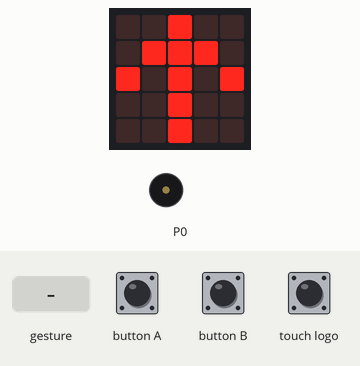
This program was run on a simulated BBC micro:bit (MakeCode). Parts: the board's 5×5 LED display, buzzer (waves = sounding). Inputs (shaded band) come from the test bench. Random numbers come from a fixed seed; a tilt is held for 1.5 s and a shake lasts 1 s, then the board lies face up again.

Above: at 1.2 s.
1.3 s: touch logo pressed for 1 s
At 2.25 s:
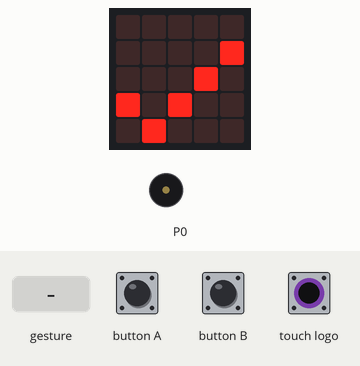
3.9 s: button A pressed for 3.2 s
At 7.5 s:
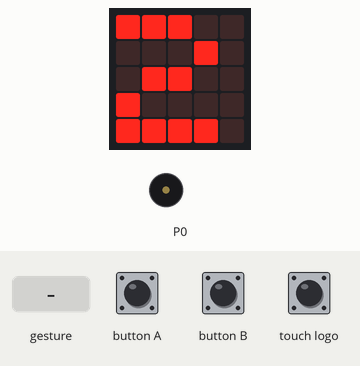
8.6 s: gesture 'shake'
At 10.8 s:
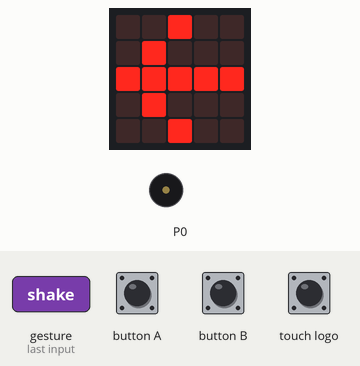
11.6 s: button B pressed for 0.15 s
At 12.1 s:
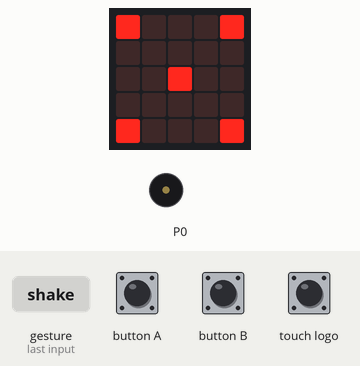
Timing chart, 0 to 14.6 s (numbered marks = the images above; inputs shaded):
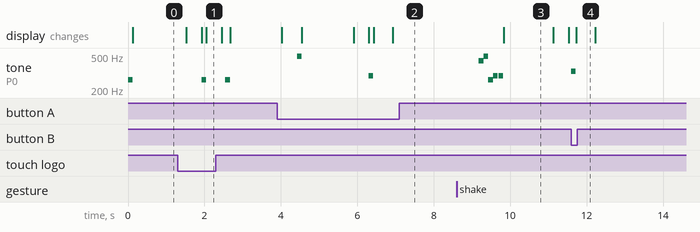

Measured:
- after the input at 1.3 s, tone on P0: alternates 262 Hz for 0.12 s and silent for 0.51 s, 4 changes in all, then stays silent, starting after 0.63 s
- after the input at 8.6 s, tone on P0: plays 440 Hz for 0.13 s, 494 Hz for 0.13 s, 262 Hz for 0.13 s, 294 Hz for 0.12 s, 294 Hz for 0.12 s, starting after 0.58 s; the display: changes after 1.2 s (image 3)
- after the input at 11.6 s, tone on P0: silent → 330 Hz at once, → silent 0.12 s later; the display: changes after 0.13 s (image 4)
- what the display in image 3 shows lasts 1.3 s, from 9.8 s to 11.1 s

The program:

main.ts
```typescript
function getButton(): number {
    while (true) {
        if (input.buttonIsPressed(Button.B)) {
            music.play(music.stringPlayable("E ", 500), music.PlaybackMode.UntilDone)
            return 3
        } else if (input.logoIsPressed()) {
            music.play(music.stringPlayable("C ", 500), music.PlaybackMode.UntilDone)
            return 1
        } else if (input.buttonIsPressed(Button.A)) {
            music.play(music.stringPlayable("D ", 500), music.PlaybackMode.UntilDone)
            return 2
        } else if (input.isGesture(Gesture.Shake)) {
            music.play(music.stringPlayable("B ", 500), music.PlaybackMode.UntilDone)
            return 0
        }

    }
    return -1
}

function Show(num: number) {
    if (num == 0) {
        music.play(music.stringPlayable("B ", 500), music.PlaybackMode.UntilDone)
        basic.showLeds(`
            . . . . .
            . . # # #
            . . . # #
            . . # . #
            . # . . .
            `)
    } else if (num == 1) {
        music.play(music.stringPlayable("C ", 500), music.PlaybackMode.UntilDone)
        basic.showLeds(`
            . . # . .
            . # # # .
            # . # . #
            . . # . .
            . . # . .
            `)
    } else if (num == 2) {
        music.play(music.stringPlayable("D ", 500), music.PlaybackMode.UntilDone)
        basic.showLeds(`
            . . # . .
            . # . . .
            # # # # #
            . # . . .
            . . # . .
            `)
    } else if (num == 3) {
        music.play(music.stringPlayable("E ", 500), music.PlaybackMode.UntilDone)
        basic.showLeds(`
            . . # . .
            . . . # .
            # # # # #
            . . . # .
            . . # . .
            `)
    } else {
        basic.showString("ERRRRRR")
    }

}

let State = 0
let hp = 0
let time = 1000
let direction = 0
let score = 0
let list2 : number[] = []
score = 0
basic.forever(function on_forever() {
    let value: number;

    while (State == 0) {
        list2.push(randint(0, 3))
        for (value = 0; value < list2.length; value++) {
            Show(list2[value])
            basic.pause(time)
            basic.showLeds(`
                            # # # # #
                            # # # # #
                            # # # # #
                            # # # # #
                            # # # # #
                            `)
        }
        basic.clearScreen()
        for (value = 0; value < list2.length; value++) {
            if (getButton() == list2[value]) {
                basic.showLeds(`
                            . . . . .
                            . . . . #
                            . . . # .
                            # . # . .
                            . # . . .
                            `)
                basic.clearScreen()
            } else {
                State = -1
                basic.showLeds(`
                    # . . . #
                    . . . . .
                    . . # . .
                    . . . . .
                    # . . . #
                    `)
                break
            }

        }
        score += 1
        if (time > 100) {
            time -= 50
        }

        basic.pause(100)
    }
    while (!input.isGesture(Gesture.Shake)) {
        basic.showNumber(score)
    }
    State = 0
    music.play(music.stringPlayable("A B C D ", 500), music.PlaybackMode.UntilDone)
    score = 0
    for (let i = 0; i < list2.length + 1; i++) {
        _py.py_array_pop(list2)
    }
})
```

test.ts
```typescript
// здесь помещаются тесты; они не будут скомпилированы, пока пакет используется в качестве расширения.
```
